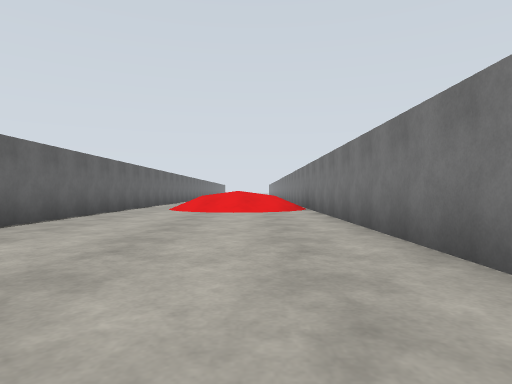
View 1 (above)

24 first-person views from a walk through a robot-simulator world made for Gazebo. The camera is 0.94 m above the floor, looks level and sees 75° across. The floor is counted in squares, 2 m on a side. Each view is taken from the middle of a square. On the plan, view 1 faces up. The plan holds only what a view shows up to about 9 squares ahead; the rest is blank. The place goes on beyond the plan.

View 2
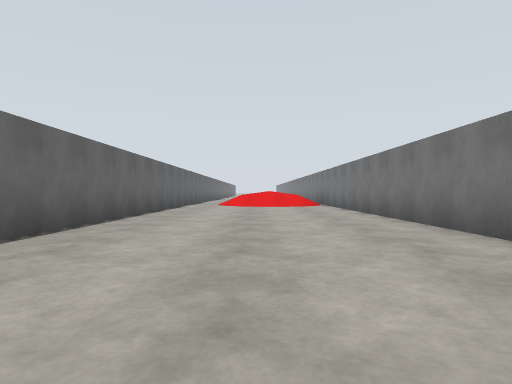

View 3
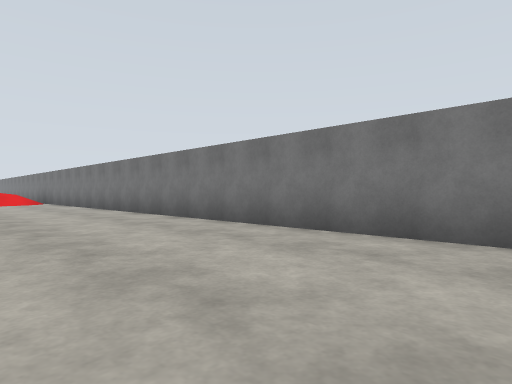

View 4
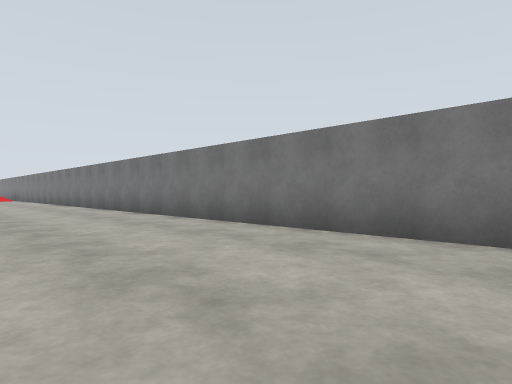

View 5
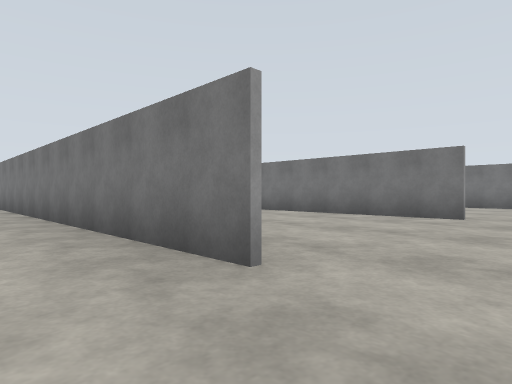

View 6
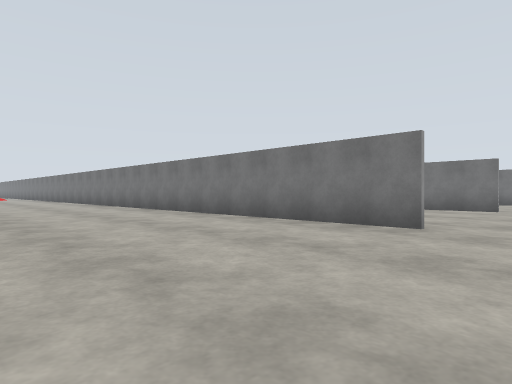

View 7
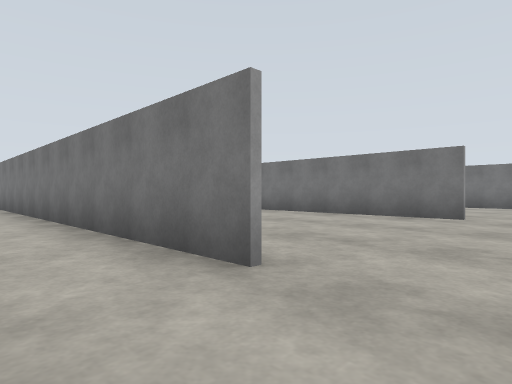

View 8
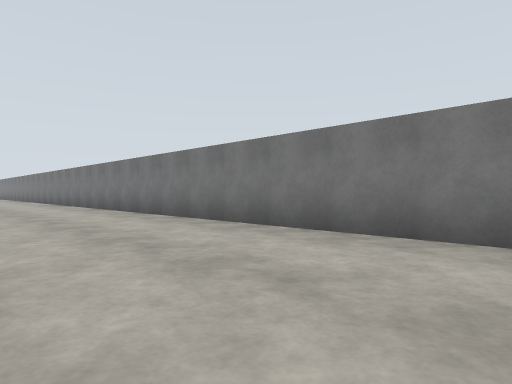

View 9
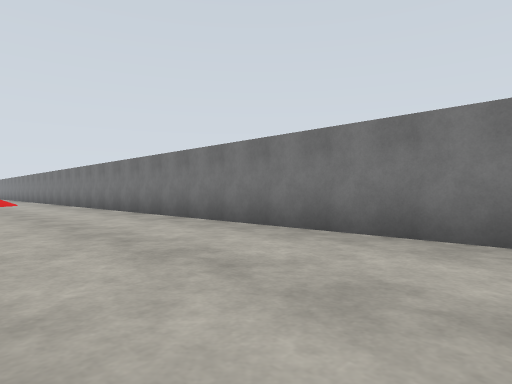

View 10
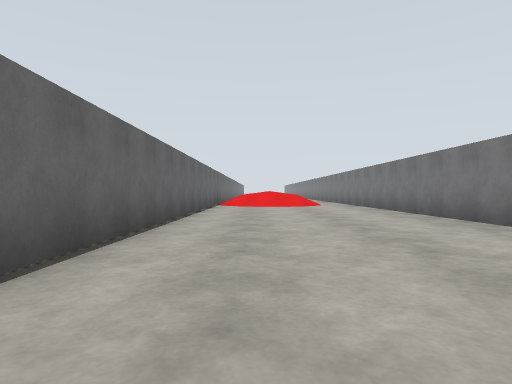

View 11
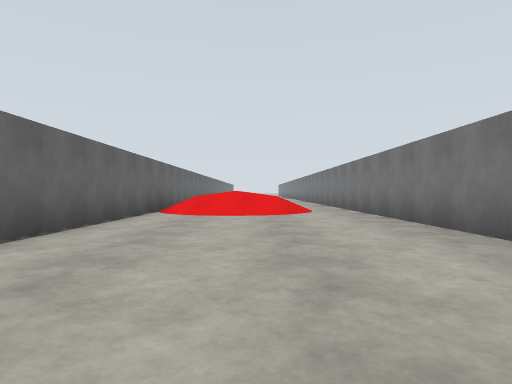

View 12
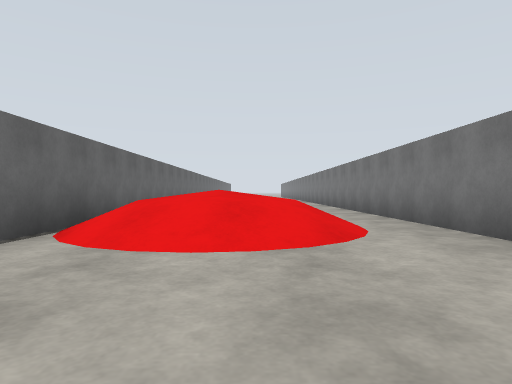

View 13
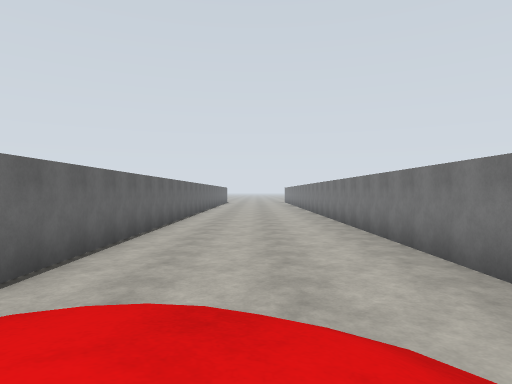

View 14
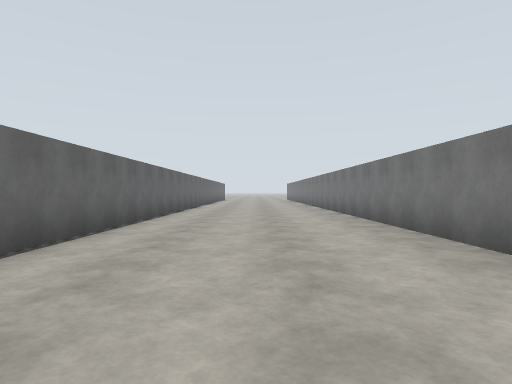

View 15
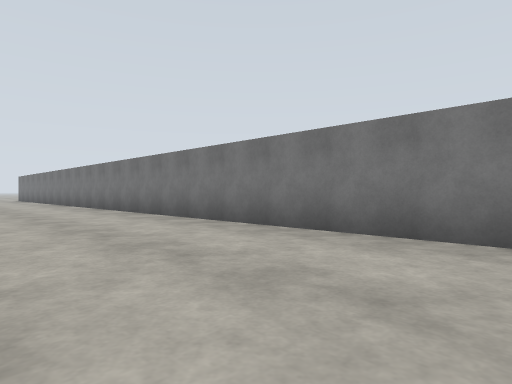

View 16
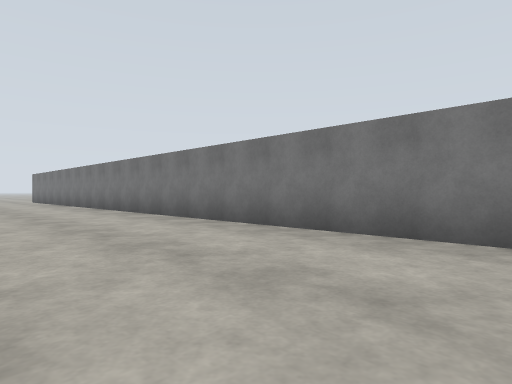

View 17
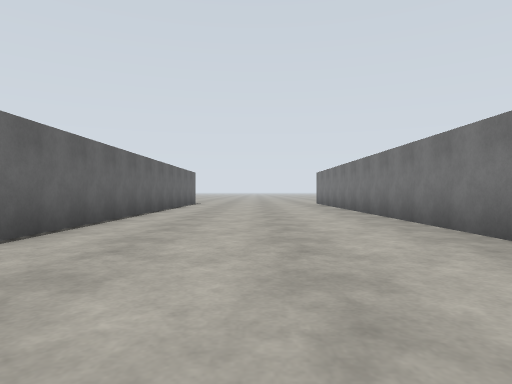

View 18
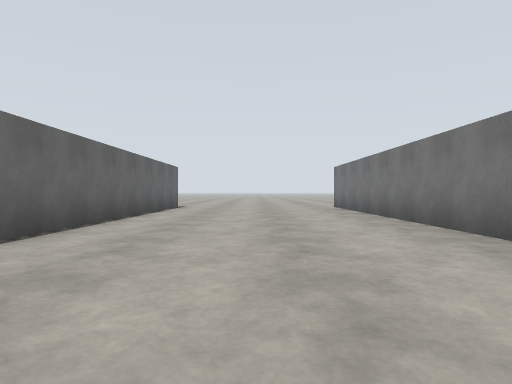

View 19
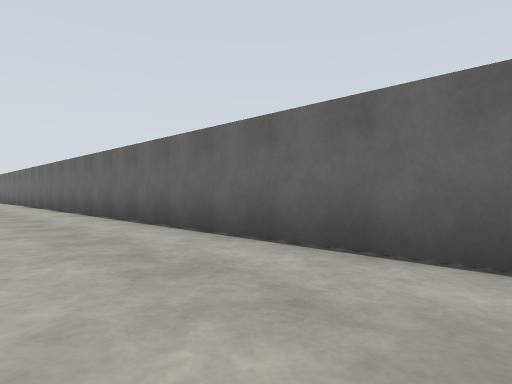

View 20
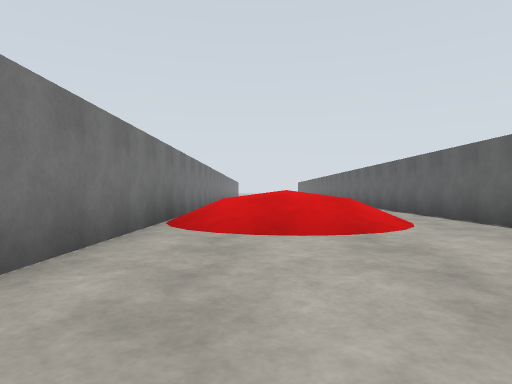

View 21
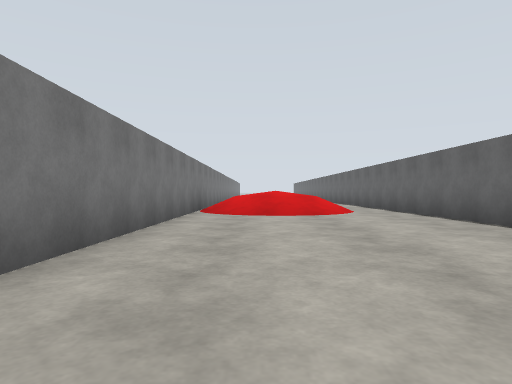

View 22
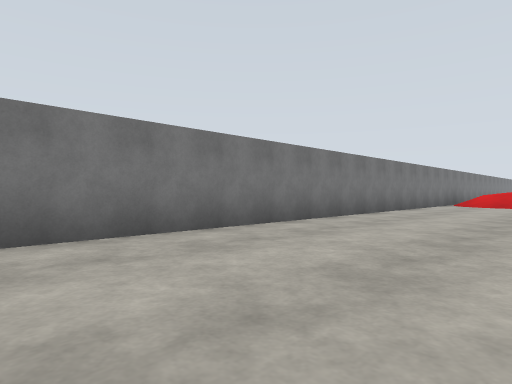

View 23
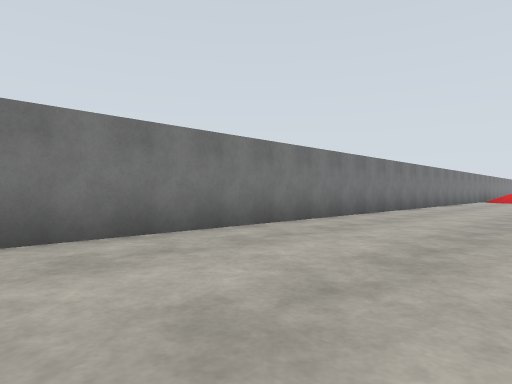

View 24
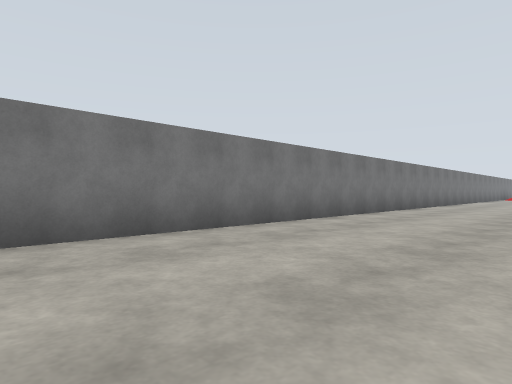

### Floor plan
Key: @ floor where view 1 was taken; # wall or solid block; . floor; / step, stairs or slope.
Columns run from 10 left of view 1 to 5 right of it. Each row starts with its distance up from view 1.
 34   #....#
 33   #....#....#
 32   #....#....#
 31   #....#....#
 30   #....#....#
 29   #....#....#
 28   #....#....#
 27   #....#....#
 26   #....#....#
 25   #....#....#
 24   #....#....#
 23   #....#....#
 22   #....#....#
 21   #....#....#
 20   #....#....#
 19   #....#....#
 18   #....# ...#
 17   #....# ...#
 16   #....#....#
 15   #....#....#
 14   #....#....#
 13   #....#....#
 12   #....#....#
 11   # /..#.//.#
 10   #  /.#/  /#
  9   # //.#   /#
  8   #//..#.//.#
  7   #....#....#
  6   #....#....#
  5   #....#....#
  4   #....#....#
  3   #....#....#
  2   #....#....#
  1   #....#....#
  0   #....#..@.#
 -1   #....#....#
 -2   #....#....#
 -3   #....#....#
 -4  .#....#....#
 -5  .#....#....#
 -6  .#....#....#
 -7  .#....# ...#
 -8  .#....#....#
 -9  .#....#....#
-10 ..#....#....#
-11 ..#....#....#
-12 ..#....#....#...
-13 ................
-14 ..........

Where each view was taken, in squares from view 1:
view 1: 0 up, 0 right, facing up
view 2: 3 down, 1 left, facing up
view 3: 6 down, 2 left, facing up-right
view 4: 12 down, 2 left, facing up-right
view 5: 14 down, 5 left, facing up-right
view 6: 14 down, 8 left, facing up-right
view 7: 14 down, 10 left, facing up-right
view 8: 9 down, 7 left, facing up-right
view 9: 5 down, 7 left, facing up-right
view 10: 3 down, 7 left, facing up
view 11: 1 up, 6 left, facing up
view 12: 5 up, 6 left, facing up
view 13: 9 up, 6 left, facing up
view 14: 11 up, 6 left, facing up
view 15: 17 up, 7 left, facing up-right
view 16: 20 up, 7 left, facing up-right
view 17: 24 up, 6 left, facing up
view 18: 27 up, 6 left, facing up
view 19: 29 up, 6 left, facing down-left
view 20: 15 up, 0 right, facing down
view 21: 18 up, 0 right, facing down
view 22: 23 up, 2 left, facing down-right
view 23: 28 up, 2 left, facing down-right
view 24: 33 up, 2 left, facing down-right
